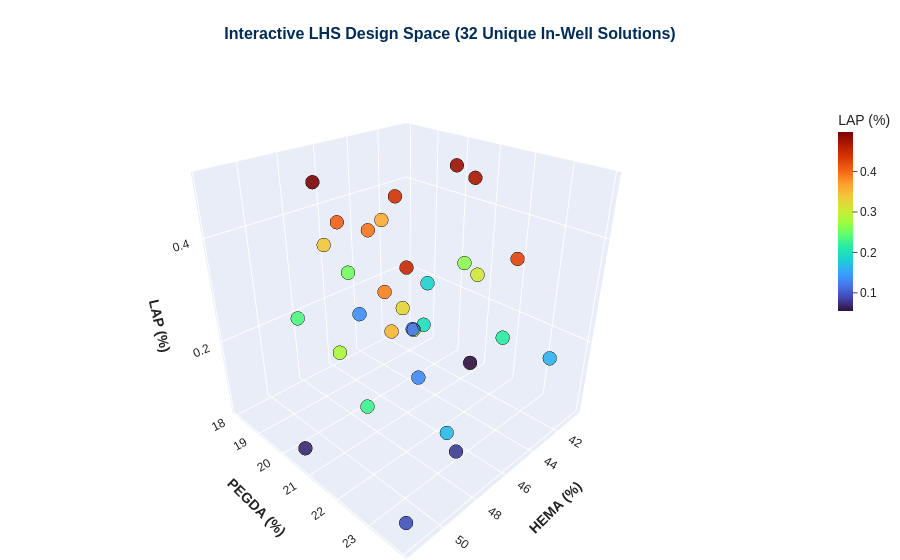

Notebook code for this chart:
### Code cell
from io import BytesIO
import openpyxl
from openpyxl.drawing.image import Image as OpenpyxlImage
from IPython.display import HTML, display
import matplotlib.pyplot as plt
import numpy as np
import pandas as pd
import plotly.express as px
from scipy.stats.qmc import LatinHypercube

# =====================================================================
# 1. DESIGN SPACE GENERATION (32 UNIQUE FORMULAS)
# =====================================================================
n_unique = 32
sampler = LatinHypercube(d=3, seed=42)
lhs_sample = sampler.random(n=n_unique)

# Bounds: [HEMA (%), PEGDA (%), LAP (%)]
lower_bounds = [40.0, 18.0, 0.05]
upper_bounds = [52.0, 24.0, 0.50]

scaled = lower_bounds + lhs_sample * (
    np.array(upper_bounds) - np.array(lower_bounds)
)

recetas = []
for i in range(n_unique):
  hema = round(scaled[i][0], 2)
  pegda = round(scaled[i][1], 2)
  pi_val = round(scaled[i][2], 3)

  # Water balances formulation to 100%
  water = round(100 - (hema + pegda + pi_val), 3)

  recetas.append({
      "Formula_ID": f"Formula_{i+1}",
      "HEMA (%)": hema,
      "PEGDA (%)": pegda,
      "LAP (%)": pi_val,
      "Water (%)": water,
  })

df_unique = pd.DataFrame(recetas)

# =====================================================================
# 2. WORKLIST GENERATION FOR 1 PLATE (96 WELLS TOTAL: 32 x 3 REPLICATES)
# =====================================================================
sbs_wells = [f"{row}{col}" for row in "ABCDEFGH" for col in range(1, 13)]

samples = []
for rep in [1, 2, 3]:
  for r in recetas:
    rc = r.copy()
    rc["Plate"] = "Plate_1"
    rc["Replicate"] = f"Rep_{rep}"
    samples.append(rc)

df_plate = pd.DataFrame(samples)

# Randomize well distribution across 96 wells
df_plate_random = df_plate.sample(frac=1, random_state=42).reset_index(drop=True)
df_plate_random.insert(1, "Well", sbs_wells)

df_master = df_plate_random[[
    "Plate",
    "Well",
    "Formula_ID",
    "Replicate",
    "HEMA (%)",
    "PEGDA (%)",
    "LAP (%)",
    "Water (%)",
]]

# =====================================================================
# 3. EXCEL EXPORT (WITH EMBEDDED DASHBOARD)
# =====================================================================
file_path = "Opentrons_ASMI_LHS_Design_32Formulas.xlsx"

# Generate static Matplotlib 3D plot to embed in Excel
fig_static = plt.figure(figsize=(9, 6))
ax_static = fig_static.add_subplot(111, projection="3d")
sc_static = ax_static.scatter(
    df_unique["HEMA (%)"],
    df_unique["PEGDA (%)"],
    df_unique["LAP (%)"],
    c=df_unique["LAP (%)"],
    cmap="turbo",
    s=60,
    edgecolors="black",
)
ax_static.set_title(
    "LHS Design Space (32 Unique Formulations)", fontweight="bold"
)
ax_static.set_xlabel("HEMA (%)")
ax_static.set_ylabel("PEGDA (%)")
ax_static.set_zlabel("LAP (%)")

img_stream = BytesIO()
plt.savefig(img_stream, format="png", dpi=120)
plt.close(fig_static)

# Save data sheets
with pd.ExcelWriter(file_path, engine="openpyxl") as writer:
  df_master.to_excel(writer, sheet_name="Opentrons_Worklist", index=False)
  df_unique.to_excel(writer, sheet_name="Unique_Formulations", index=False)

# Embed Dashboard sheet with image
wb = openpyxl.load_workbook(file_path)
ws_vis = wb.create_sheet(title="Dashboard_Graph", index=0)
img_stream.seek(0)
ws_vis.add_image(OpenpyxlImage(img_stream), "B2")
wb.save(file_path)

# =====================================================================
# 4. NOTEBOOK DISPLAY (SCROLLABLE TABLE & INTERACTIVE 3D CUBE)
# =====================================================================
print(f"✅ Excel file successfully generated: {file_path}\n")

print("📌 Opentrons Master Worklist Preview:")
table_html = f"""
<div style='max-height: 250px; overflow-y: auto; overflow-x: auto; border: 2px solid #002D56; border-radius: 5px; padding: 10px; margin-bottom: 20px;'>
    {df_master.to_html(classes='table table-striped', index=False, justify='center')}
</div>
"""
display(HTML(table_html))

print("📌 Interactive 3D LHS Space Cube (32 Unique Formulas):")
fig_interactive = px.scatter_3d(
    df_unique,
    x="HEMA (%)",
    y="PEGDA (%)",
    z="LAP (%)",
    color="LAP (%)",
    hover_name="Formula_ID",
    hover_data={
        "HEMA (%)": ":.2f",
        "PEGDA (%)": ":.2f",
        "LAP (%)": ":.3f",
        "Water (%)": ":.3f",
    },
    color_continuous_scale="Turbo",
    title="LHS Design Space - 32 Unique Hydrogel Formulas",
)

fig_interactive.update_traces(
    marker=dict(
        size=8,
        line=dict(width=1, color="black"),  # Dark border
        opacity=0.9,
    ),
    hovertemplate="<b>%{hovertext}</b><br><br>"
    + "HEMA: %{x}%<br>"
    + "PEGDA: %{y}%<br>"
    + "LAP: %{z}%<br>"
    + "Water: %{customdata[3]}%<extra></extra>",
)

fig_interactive.update_layout(
    template="plotly_white",
    margin=dict(l=0, r=0, b=0, t=50),
    font=dict(family="Arial, sans-serif", size=12, color="#222222"),
    title=dict(
        text="<b>Interactive LHS Design Space (32 Unique In-Well Solutions)</b>",
        x=0.5,
        y=0.95,
        font=dict(size=16, color="#002D56"),
    ),
    scene=dict(
        xaxis=dict(
            title="<b>HEMA (%)</b>",
            backgroundcolor="rgb(232, 237, 247)",
            showbackground=True,
            gridcolor="white",
            gridwidth=2,
        ),
        yaxis=dict(
            title="<b>PEGDA (%)</b>",
            backgroundcolor="rgb(232, 237, 247)",
            showbackground=True,
            gridcolor="white",
            gridwidth=2,
        ),
        zaxis=dict(
            title="<b>LAP (%)</b>",
            backgroundcolor="rgb(232, 237, 247)",
            showbackground=True,
            gridcolor="white",
            gridwidth=2,
        ),
        camera=dict(eye=dict(x=1.4, y=1.4, z=1.1)),
    ),
    coloraxis_colorbar=dict(
        title="LAP (%)",
        thicknessmode="pixels",
        thickness=15,
        lenmode="pixels",
        len=220,
        yanchor="top",
        y=0.9,
        ticks="outside",
    ),
)

fig_interactive.show()

### Figure 1 — Plotly figure (JSON) as saved in the notebook; plotly's stock layout.template omitted (floating-point values rounded to 4 significant figures)
{"data": [{"customdata": [[24.28], [37.42], [27.98], [29.94], [34.88], [37.94], [35.37], [37.86], [26.35], [33.2], [40.4], [32.72], [30.27], [29.5], [31.77], [29.86], [34.0], [27.73], [36.53], [31.05], [26.71], [26.68], [36.36], [27.49], [35.27], [27.84], [38.17], [34.93], [39.13], [37.41], [34.54], [33.56]], "hovertemplate": "<b>%{hovertext}</b><br><br>HEMA: %{x}%<br>PEGDA: %{y}%<br>LAP: %{z}%<br>Water: %{customdata[3]}%<extra></extra>", "hovertext": ["Formula_1", "Formula_2", "Formula_3", "Formula_4", "Formula_5", "Formula_6", "Formula_7", "Formula_8", "Formula_9", "Formula_10", "Formula_11", "Formula_12", "Formula_13", "Formula_14", "Formula_15", "Formula_16", "Formula_17", "Formula_18", "Formula_19", "Formula_20", "Formula_21", "Formula_22", "Formula_23", "Formula_24", "Formula_25", "Formula_26", "Formula_27", "Formula_28", "Formula_29", "Formula_30", "Formula_31", "Formula_32"], "legendgroup": "", "marker": {"color": [0.094, 0.36, 0.386, 0.29, 0.198, 0.119, 0.307, 0.136, 0.226, 0.406, 0.186, 0.132, 0.426, 0.08, 0.235, 0.327, 0.216, 0.167, 0.254, 0.498, 0.45, 0.352, 0.471, 0.283, 0.162, 0.069, 0.055, 0.441, 0.265, 0.479, 0.339, 0.393], "coloraxis": "coloraxis", "line": {"color": "black", "width": 1}, "opacity": 0.9, "size": 8, "symbol": "circle"}, "mode": "markers", "name": "", "scene": "scene", "showlegend": false, "type": "scatter3d", "x": [51.71, 43.49, 49.46, 47.71, 44.26, 42.54, 42.69, 43.99, 50.96, 47.11, 40.47, 45.86, 45.58, 47.25, 49.11, 47.95, 43.12, 48.62, 44.99, 48.79, 49.87, 50.21, 42.04, 50.71, 41.18, 51.52, 40.92, 44.72, 40.37, 41.7, 46.69, 46.23], "y": [23.92, 18.73, 22.17, 22.06, 20.66, 19.4, 21.63, 18.01, 22.46, 19.28, 18.94, 21.29, 23.72, 23.17, 18.88, 21.86, 22.66, 23.48, 18.23, 19.66, 22.97, 22.76, 21.13, 21.52, 23.39, 20.57, 20.85, 19.91, 20.23, 20.41, 18.43, 19.82], "z": [0.094, 0.36, 0.386, 0.29, 0.198, 0.119, 0.307, 0.136, 0.226, 0.406, 0.186, 0.132, 0.426, 0.08, 0.235, 0.327, 0.216, 0.167, 0.254, 0.498, 0.45, 0.352, 0.471, 0.283, 0.162, 0.069, 0.055, 0.441, 0.265, 0.479, 0.339, 0.393]}], "layout": {"coloraxis": {"colorbar": {"len": 220, "lenmode": "pixels", "thickness": 15, "thicknessmode": "pixels", "ticks": "outside", "title": {"text": "LAP (%)"}, "y": 0.9, "yanchor": "top"}, "colorscale": [[0, "#30123b"], [0.07143, "#4145ab"], [0.1429, "#4675ed"], [0.2143, "#39a2fc"], [0.2857, "#1bcfd4"], [0.3571, "#24eca6"], [0.4286, "#61fc6c"], [0.5, "#a4fc3b"], [0.5714, "#d1e834"], [0.6429, "#f3c63a"], [0.7143, "#fe9b2d"], [0.7857, "#f36315"], [0.8571, "#d93806"], [0.9286, "#b11901"], [1, "#7a0402"]]}, "font": {"color": "#222222", "family": "Arial, sans-serif", "size": 12}, "legend": {"tracegroupgap": 0}, "margin": {"b": 0, "l": 0, "r": 0, "t": 50}, "scene": {"camera": {"eye": {"x": 1.4, "y": 1.4, "z": 1.1}}, "domain": {"x": [0, 1], "y": [0, 1]}, "xaxis": {"backgroundcolor": "rgb(232, 237, 247)", "gridcolor": "white", "gridwidth": 2, "showbackground": true, "title": {"text": "<b>HEMA (%)</b>"}}, "yaxis": {"backgroundcolor": "rgb(232, 237, 247)", "gridcolor": "white", "gridwidth": 2, "showbackground": true, "title": {"text": "<b>PEGDA (%)</b>"}}, "zaxis": {"backgroundcolor": "rgb(232, 237, 247)", "gridcolor": "white", "gridwidth": 2, "showbackground": true, "title": {"text": "<b>LAP (%)</b>"}}}, "title": {"font": {"color": "#002D56", "size": 16}, "text": "<b>Interactive LHS Design Space (32 Unique In-Well Solutions)</b>", "x": 0.5, "y": 0.95}}}
